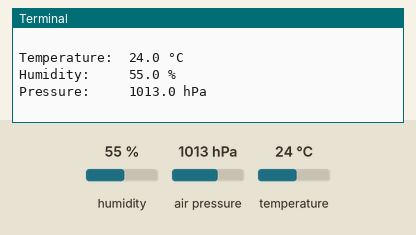
A program run on a simulated Raspberry Pi (BCM pin numbers). Parts: the last lines printed to the terminal. The inputs (shaded band) are chosen by the test bench; at power-on: humidity 55 %, air pressure 1013 hPa, temperature 24 °C.

Above: at 1.2 s.
1.3 s: humidity set to 22 %
At 5.3 s:
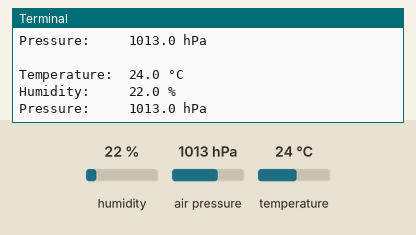
7.3 s: air pressure set to 952 hPa
At 10.4 s:
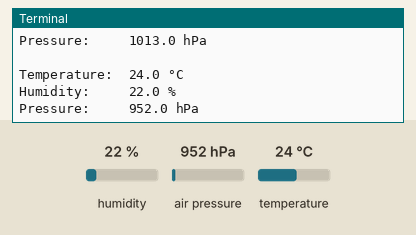
13.3 s: temperature set to 12 °C
At 15.4 s:
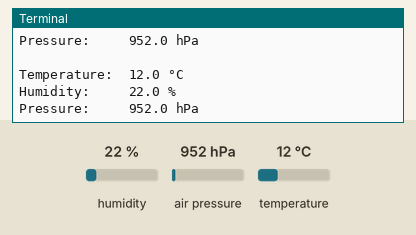

The program:

sensor3.7.py
```python
#libraries nodig voor sensor
import board
import busio
from adafruit_bme280 import basic as adafruit_bme280
import time

i2c = busio.I2C(board.SCL, board.SDA) #uitlezen van de SCL en SDA
bme280 = adafruit_bme280.Adafruit_BME280_I2C(i2c)


while True:
    #alle gegevens
    print(f"\n{'Temperature:':<13} {round(bme280.temperature, 1)} °C")
    print(f"{'Humidity:':<13} {round(bme280.humidity, 1)} %")
    print(f"{'Pressure:':<13} {round(bme280.pressure, 1)} hPa")
    time.sleep(5)
```

Measured:
- after the input at 1.3 s, the terminal: prints a new line after 3.7 s (image 1)
- after the input at 7.3 s, the terminal: prints a new line after 2.7 s (image 2)
- after the input at 13.3 s, the terminal: prints a new line after 1.7 s (image 3)
